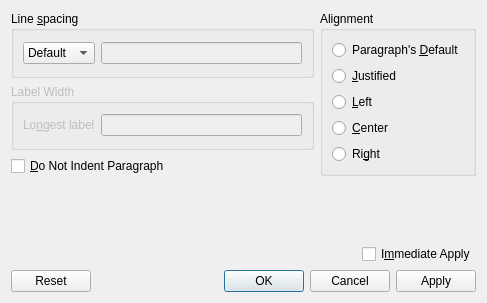
<?xml version="1.0" encoding="UTF-8"?>
<ui version="4.0">
 <class>ParagraphUi</class>
 <widget class="QDialog" name="ParagraphUi">
  <property name="geometry">
   <rect>
    <x>0</x>
    <y>0</y>
    <width>487</width>
    <height>303</height>
   </rect>
  </property>
  <property name="focusPolicy">
   <enum>Qt::NoFocus</enum>
  </property>
  <property name="windowTitle">
   <string/>
  </property>
  <layout class="QGridLayout" name="gridLayout">
   <item row="0" column="0">
    <widget class="QGroupBox" name="groupBox">
     <property name="title">
      <string>Line &amp;spacing</string>
     </property>
     <property name="flat">
      <bool>true</bool>
     </property>
     <layout class="QGridLayout">
      <property name="leftMargin">
       <number>9</number>
      </property>
      <property name="topMargin">
       <number>9</number>
      </property>
      <property name="rightMargin">
       <number>9</number>
      </property>
      <property name="bottomMargin">
       <number>9</number>
      </property>
      <property name="spacing">
       <number>6</number>
      </property>
      <item row="0" column="1">
       <widget class="QLineEdit" name="linespacingValue">
        <property name="enabled">
         <bool>false</bool>
        </property>
       </widget>
      </item>
      <item row="0" column="0">
       <widget class="QComboBox" name="linespacing">
        <item>
         <property name="text">
          <string>Default</string>
         </property>
        </item>
        <item>
         <property name="text">
          <string>Single</string>
         </property>
        </item>
        <item>
         <property name="text">
          <string>1.5</string>
         </property>
        </item>
        <item>
         <property name="text">
          <string>Double</string>
         </property>
        </item>
        <item>
         <property name="text">
          <string>Custom</string>
         </property>
        </item>
       </widget>
      </item>
     </layout>
    </widget>
   </item>
   <item row="0" column="1" rowspan="3" colspan="2">
    <widget class="QGroupBox" name="aligmentGB">
     <property name="title">
      <string>Alignment</string>
     </property>
     <property name="flat">
      <bool>true</bool>
     </property>
     <layout class="QGridLayout">
      <property name="leftMargin">
       <number>9</number>
      </property>
      <property name="topMargin">
       <number>9</number>
      </property>
      <property name="rightMargin">
       <number>9</number>
      </property>
      <property name="bottomMargin">
       <number>9</number>
      </property>
      <property name="spacing">
       <number>6</number>
      </property>
      <item row="1" column="0">
       <widget class="QRadioButton" name="alignJustRB">
        <property name="text">
         <string>&amp;Justified</string>
        </property>
       </widget>
      </item>
      <item row="2" column="0">
       <widget class="QRadioButton" name="alignLeftRB">
        <property name="text">
         <string>&amp;Left</string>
        </property>
       </widget>
      </item>
      <item row="3" column="0">
       <widget class="QRadioButton" name="alignCenterRB">
        <property name="text">
         <string>&amp;Center</string>
        </property>
       </widget>
      </item>
      <item row="4" column="0">
       <widget class="QRadioButton" name="alignRightRB">
        <property name="text">
         <string>Ri&amp;ght</string>
        </property>
       </widget>
      </item>
      <item row="0" column="0">
       <widget class="QRadioButton" name="alignDefaultRB">
        <property name="toolTip">
         <string>Use the default alignment for this paragraph, whatever it is.</string>
        </property>
        <property name="text">
         <string>Paragraph's &amp;Default</string>
        </property>
       </widget>
      </item>
     </layout>
    </widget>
   </item>
   <item row="1" column="0">
    <widget class="QGroupBox" name="labelwidthGB">
     <property name="enabled">
      <bool>false</bool>
     </property>
     <property name="title">
      <string>Label Width</string>
     </property>
     <property name="flat">
      <bool>true</bool>
     </property>
     <layout class="QGridLayout">
      <property name="leftMargin">
       <number>9</number>
      </property>
      <property name="topMargin">
       <number>9</number>
      </property>
      <property name="rightMargin">
       <number>9</number>
      </property>
      <property name="bottomMargin">
       <number>9</number>
      </property>
      <property name="spacing">
       <number>6</number>
      </property>
      <item row="0" column="0">
       <widget class="QLabel" name="TextLabel2">
        <property name="toolTip">
         <string>This text defines the width of the paragraph label</string>
        </property>
        <property name="text">
         <string>Lo&amp;ngest label</string>
        </property>
        <property name="buddy">
         <cstring>labelWidth</cstring>
        </property>
       </widget>
      </item>
      <item row="0" column="1">
       <widget class="QLineEdit" name="labelWidth">
        <property name="toolTip">
         <string>This text defines the width of the paragraph label</string>
        </property>
       </widget>
      </item>
     </layout>
    </widget>
   </item>
   <item row="2" column="0">
    <widget class="QCheckBox" name="noindentCB">
     <property name="text">
      <string>&amp;Do Not Indent Paragraph</string>
     </property>
    </widget>
   </item>
   <item row="3" column="0" colspan="3">
    <spacer>
     <property name="orientation">
      <enum>Qt::Vertical</enum>
     </property>
     <property name="sizeHint" stdset="0">
      <size>
       <width>351</width>
       <height>16</height>
      </size>
     </property>
    </spacer>
   </item>
   <item row="4" column="0" rowspan="2" colspan="2">
    <spacer>
     <property name="orientation">
      <enum>Qt::Horizontal</enum>
     </property>
     <property name="sizeHint" stdset="0">
      <size>
       <width>281</width>
       <height>31</height>
      </size>
     </property>
    </spacer>
   </item>
   <item row="5" column="2">
    <widget class="QCheckBox" name="synchronizedViewCB">
     <property name="layoutDirection">
      <enum>Qt::LeftToRight</enum>
     </property>
     <property name="text">
      <string>I&amp;mmediate Apply</string>
     </property>
    </widget>
   </item>
   <item row="6" column="0" colspan="3">
    <widget class="QDialogButtonBox" name="buttonBox">
     <property name="standardButtons">
      <set>QDialogButtonBox::Apply|QDialogButtonBox::Cancel|QDialogButtonBox::Ok|QDialogButtonBox::Reset</set>
     </property>
    </widget>
   </item>
  </layout>
 </widget>
 <tabstops>
  <tabstop>linespacing</tabstop>
  <tabstop>linespacingValue</tabstop>
  <tabstop>labelWidth</tabstop>
  <tabstop>noindentCB</tabstop>
  <tabstop>alignDefaultRB</tabstop>
  <tabstop>alignJustRB</tabstop>
  <tabstop>alignLeftRB</tabstop>
  <tabstop>alignCenterRB</tabstop>
  <tabstop>alignRightRB</tabstop>
  <tabstop>synchronizedViewCB</tabstop>
 </tabstops>
 <includes>
  <include location="local">qt_i18n.h</include>
 </includes>
 <resources/>
 <connections/>
</ui>
